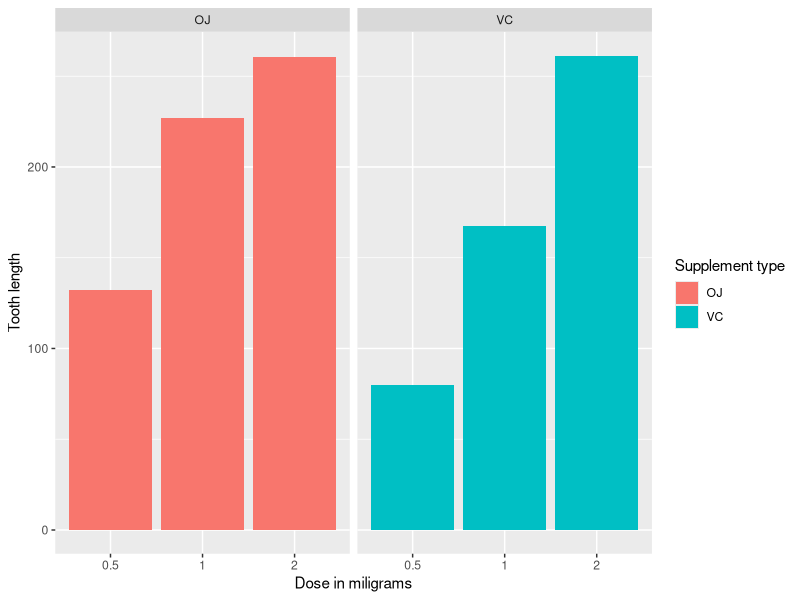
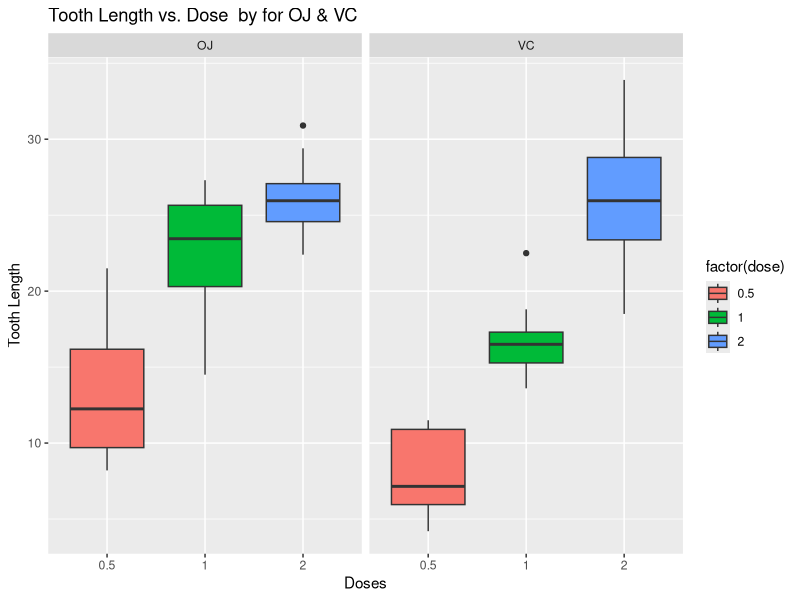

The R source for these figures, in order:
## ---- chunk 1
# Loading the dataset
library(datasets)
data("ToothGrowth")

# Viewing the object types in the data
str(ToothGrowth)

# Dimensions of the dataset
dim(ToothGrowth)

# sample size n
length(ToothGrowth$len) #or nrows(ToothGrowth)
## ---- chunk 2
summary(ToothGrowth)

# table view of the data
table(ToothGrowth$supp,ToothGrowth$dose)
## ---- chunk 3
library(ggplot2)
ggplot(data=ToothGrowth, aes(x=as.factor(dose), y=len, fill=supp)) +
    geom_bar(stat="identity") +
    facet_grid(. ~ supp) +
    xlab("Dose in miligrams") +
    ylab("Tooth length") +
    guides(fill=guide_legend(title="Supplement type"))
## ---- chunk 4
ggplot(ToothGrowth, aes(x = factor(dose), y = len, fill = factor(dose)))+
                  geom_boxplot()+
                  facet_grid(.~supp)+
                  labs(title = "Tooth Length vs. Dose  by for OJ & VC",
                  x = "Doses", y = "Tooth Length")
## ---- chunk 5
library(magrittr)
library(dplyr)
## ---- chunk 6
ojdose0.5 <- ToothGrowth %>% filter(supp=="OJ" & dose=="0.5")
vcdose0.5 <- ToothGrowth %>% filter(supp=="VC" & dose=="0.5")
t.test(ojdose0.5$len,vcdose0.5$len)
## ---- chunk 7
ojdose1 <- ToothGrowth %>% filter(supp=="OJ" & dose=="1")
vcdose1 <- ToothGrowth %>% filter(supp=="VC" & dose=="1")
t.test(ojdose1$len,vcdose1$len)

## ---- chunk 8
ojdose2 <- ToothGrowth %>% filter(supp=="OJ" & dose=="2")
vcdose2 <- ToothGrowth %>% filter(supp=="VC" & dose=="2")
t.test(ojdose2$len,vcdose2$len)
